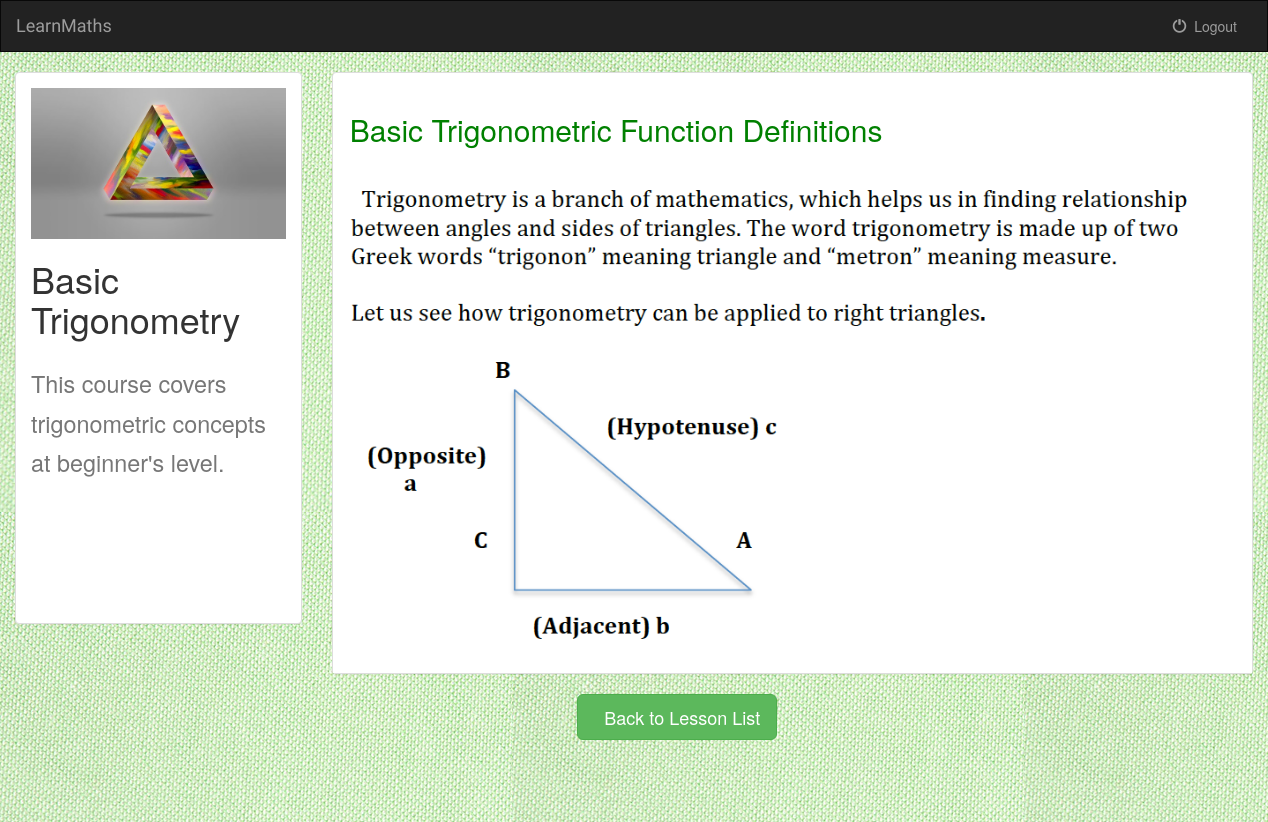
The app's page /1/1/ (signed in) with its own data.
### learning/models.py (models this page shows, shortened)
class Course(models.Model):
    course_name = models.CharField(max_length=250)
    course_logo = models.FileField()
    course_description = models.CharField(max_length=250)
    def __str__(self):
        return self.course_name

class Course_Content(models.Model):
    course = models.ForeignKey(Course, on_delete=models.CASCADE)
    course_content_description = models.CharField(max_length=250)
    course_content1 = models.FileField()

### learning/views.py (the view)
# urls.py: url(r'^(?P<course_id>[0-9]+)/(?P<course_content_id>[0-9]+)/$', views.content_display, name='content_display'),
def content_display(request,course_id,course_content_id):
    if not request.user.is_authenticated():
        return render(request, 'learning/login.html')
    else:
        user = request.user
        course = get_object_or_404(Course,pk = course_id)
        course_content = get_object_or_404(Course_Content,pk = course_content_id)
        return render(request, 'learning/content_display.html', {'course': course,'course_content':course_content})

### learning/templates/learning/content_display.html (shortened to what this page needs)
{% extends 'learning/base.html' %}
{% block body %}
<div class="container-fluid songs-container">
    <div class="row">
        <div class="col-sm-4 col-md-3">
            <div class="panel panel-default">
                <div class="panel-body" style=" height: 550px;">
                    <a href="{% url 'learning:content_display' course.id course_content.id%}">
                        {% if course.course_logo %}
                            <img src="{{course.course_logo.url }}" class="img-responsive">
                        {% else %}
                            <h3>No image to display</h3>
                        {% endif %}
                    </a>
                    <h1>{{ course.course_name }}</h1>
                    <h1><small>{{ course.course_description }}</small></h1>
                </div>
            </div>
        </div>
        <div class="col-sm-8 col-md-9">
            <div class="panel panel-default">
                <div class = "ScrollStyle2">
                    <br class="col-sm-offset-1 col-sm-10">
                    <h2 style="color:green; align:left">&nbsp;&nbsp;{{course_content.course_content_description}}</h2></br>
                    <img src="{{ course_content.course_content1.url }}" class="img-responsive">
                     </div>
                </div>
                     <div class="form-group">
                         <div class="col-sm-offset-3 col-sm-10">
                     <a href="{% url 'learning:detail' course.id %}">
                                  <button type="button" class="btn btn-success btn-md btn-lg">
                            &nbsp; Back to Lesson List
                             </button>
                    </a>
                          </div>
                         </div>
                <div style="height: 100px;"> </div>
            </div>
        </div>
    </div>
{% endblock %}

### learning/static/learning/style.css (style rules this page uses)
body { background: green url("images/background.jpg"); }
.ScrollStyle2 { max-height: 600px; overflow-y: scroll; scrollbar-base-color:#008080; }

### records on screen
Course: course_logo (picture), course_name "Basic Trigonometry", course_description "This course covers trigonometric concepts at beginner's level."
Course_Content: course_content_description "Basic Trigonometric Function Definitions", course_content1 (picture)
